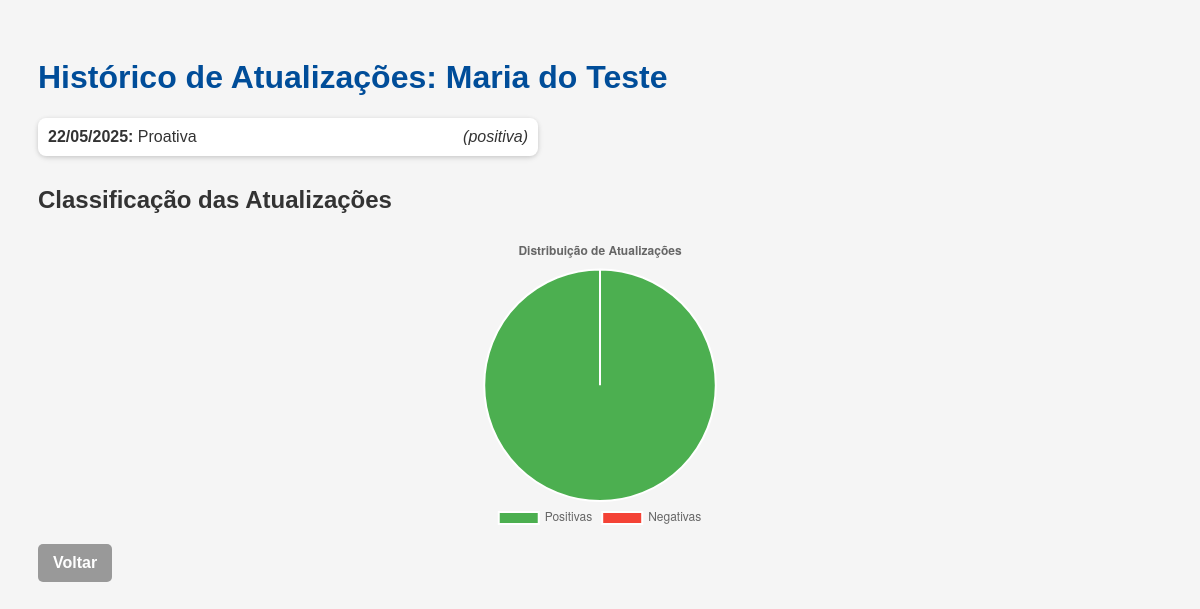
Before: /ver_atualizacoes/1 with the older database file.
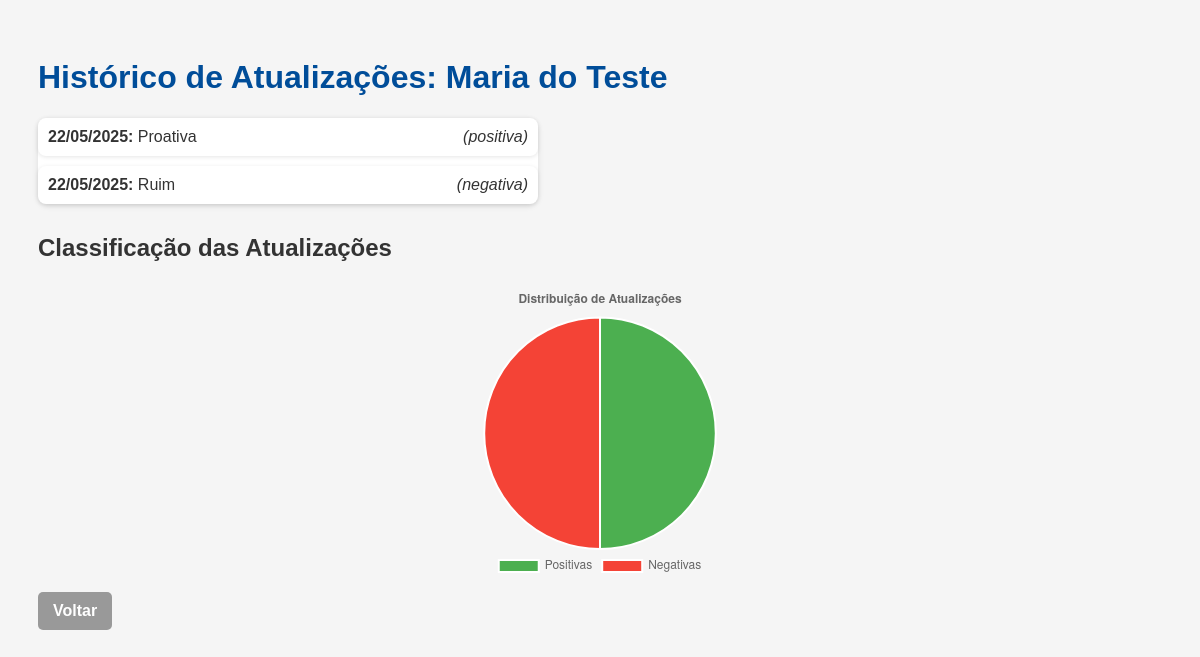
After: the same page with the newer database file.
### app.py (models this page shows)
class Atualizacao(db.Model):
    id = db.Column(db.Integer, primary_key=True)
    funcionario_id = db.Column(db.Integer, db.ForeignKey('funcionario.id'), nullable=False)
    observacao = db.Column(db.String(200), nullable=False)
    data = db.Column(db.Date, nullable=False)
    tipo = db.Column(db.String(20), nullable=False)
    funcionario = db.relationship('Funcionario', backref=db.backref('atualizacoes', lazy=True))

### app.py (the view)
@app.route('/ver_atualizacoes/<int:funcionario_id>')
def ver_atualizacoes(funcionario_id):
    funcionario = Funcionario.query.get_or_404(funcionario_id)
    atualizacoes = Atualizacao.query.filter_by(funcionario_id=funcionario_id).order_by(Atualizacao.data.desc()).all()
    positivas = sum(1 for a in atualizacoes if a.tipo == 'positiva')
    negativas = sum(1 for a in atualizacoes if a.tipo == 'negativa')
    return render_template('ver_atualizacoes.html', funcionario=funcionario,
                           atualizacoes=atualizacoes, positivas=positivas, negativas=negativas)

### templates/ver_atualizacoes.html (shortened to what this page needs)
<!DOCTYPE html>
<html lang="pt-br">
<head>
    <link rel="stylesheet" href="{{ url_for('static', filename='style.css') }}">
</head>
<body>
    <h1>Histórico de Atualizações: {{ funcionario.nome }}</h1>
    {% if atualizacoes %}
        <ul style="list-style-type: none; padding: 0;">
            {% for a in atualizacoes %}
                <li style="margin-bottom: 10px;">
                    <div style="padding: 10px; background-color: white; border-radius: 8px; box-shadow: 0 1px 4px rgba(0,0,0,0.1);">
                        <strong>{{ a.data.strftime('%d/%m/%Y') }}:</strong> {{ a.observacao }}
                        <span style="font-style: italic; float: right;">({{ a.tipo }})</span>
                    </div>
                </li>
            {% endfor %}
        </ul>
        <h2>Classificação das Atualizações</h2>
        <div style="max-width: 300px; margin: auto;">
            <canvas id="graficoTipo"></canvas>
        </div>
        <script>
            const ctx = document.getElementById('graficoTipo').getContext('2d');
            const graficoTipo = new Chart(ctx, {
                type: 'pie',
                data: {
                    labels: ['Positivas', 'Negativas'],
                    datasets: [{
                        data: [{{ positivas }}, {{ negativas }}],
                        backgroundColor: ['#4CAF50', '#F44336']
                    }]
                },
                options: {
                    responsive: true,
                    plugins: {
                        legend: {
                            position: 'bottom'
                        },
                        title: {
                            display: true,
                            text: 'Distribuição de Atualizações'
                        }
                    }
                }
            });
        </script>
    {% else %}
        <p>Sem atualizações registradas.</p>
    {% endif %}
    <a class="button-link" href="/listar">Voltar</a>
</body>
</html>

Changed rows visible on the page:
added Atualizacao: data "22/05/2025", observacao "Ruim", tipo "negativa"
Other visible differences:
chart data {{ negativas }}: 0 → 1
